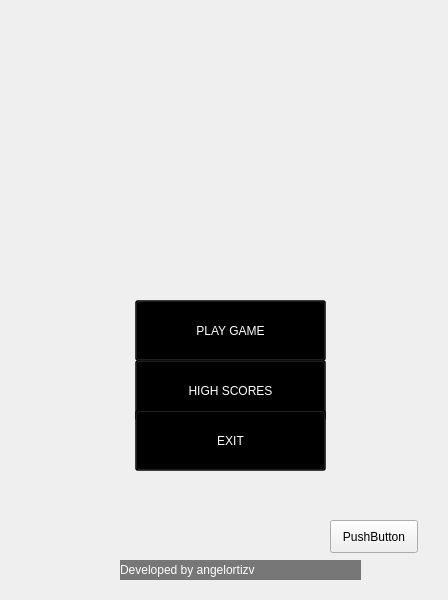
<?xml version="1.0" encoding="UTF-8"?>
<ui version="4.0">
 <class>MainWindow</class>
 <widget class="QMainWindow" name="MainWindow">
  <property name="geometry">
   <rect>
    <x>0</x>
    <y>0</y>
    <width>448</width>
    <height>600</height>
   </rect>
  </property>
  <property name="windowTitle">
   <string>Home | Pacman</string>
  </property>
  <property name="windowIcon">
   <iconset resource="../imgresources.qrc">
    <normaloff>:/img/pacman/1.png</normaloff>:/img/pacman/1.png</iconset>
  </property>
  <widget class="QWidget" name="centralWidget">
   <widget class="QLabel" name="background_label">
    <property name="geometry">
     <rect>
      <x>0</x>
      <y>0</y>
      <width>448</width>
      <height>600</height>
     </rect>
    </property>
    <property name="styleSheet">
     <string notr="true">background-image: url(:/img/background);</string>
    </property>
    <property name="text">
     <string/>
    </property>
   </widget>
   <widget class="QLabel" name="logo_label">
    <property name="geometry">
     <rect>
      <x>60</x>
      <y>20</y>
      <width>331</width>
      <height>121</height>
     </rect>
    </property>
    <property name="styleSheet">
     <string notr="true">image: url(:/img/pacman_logo);</string>
    </property>
    <property name="text">
     <string/>
    </property>
   </widget>
   <widget class="QLabel" name="initial_gif_label">
    <property name="geometry">
     <rect>
      <x>20</x>
      <y>170</y>
      <width>411</width>
      <height>81</height>
     </rect>
    </property>
    <property name="styleSheet">
     <string notr="true"/>
    </property>
    <property name="text">
     <string/>
    </property>
   </widget>
   <widget class="QLabel" name="developer_label">
    <property name="geometry">
     <rect>
      <x>120</x>
      <y>560</y>
      <width>241</width>
      <height>20</height>
     </rect>
    </property>
    <property name="styleSheet">
     <string notr="true">background-color: rgba(0, 0, 0, 128);
color: rgb(255, 255, 255);</string>
    </property>
    <property name="text">
     <string>Developed by angelortizv</string>
    </property>
   </widget>
   <widget class="QPushButton" name="playgame_button">
    <property name="geometry">
     <rect>
      <x>135</x>
      <y>300</y>
      <width>191</width>
      <height>61</height>
     </rect>
    </property>
    <property name="styleSheet">
     <string notr="true">background-color: rgba(0, 0, 0, 128);
color: rgb(255, 255, 255);</string>
    </property>
    <property name="text">
     <string>PLAY GAME</string>
    </property>
   </widget>
   <widget class="QPushButton" name="highscores_button">
    <property name="geometry">
     <rect>
      <x>135</x>
      <y>360</y>
      <width>191</width>
      <height>61</height>
     </rect>
    </property>
    <property name="styleSheet">
     <string notr="true">
background-color: rgba(0, 0, 0, 128);
color: rgb(255, 255, 255);</string>
    </property>
    <property name="text">
     <string>HIGH SCORES</string>
    </property>
   </widget>
   <widget class="QPushButton" name="quit_button">
    <property name="geometry">
     <rect>
      <x>135</x>
      <y>410</y>
      <width>191</width>
      <height>61</height>
     </rect>
    </property>
    <property name="styleSheet">
     <string notr="true">
background-color: rgba(0, 0, 0, 128);
color: rgb(255, 255, 255);</string>
    </property>
    <property name="text">
     <string>EXIT</string>
    </property>
   </widget>
   <widget class="QPushButton" name="pushButton">
    <property name="geometry">
     <rect>
      <x>330</x>
      <y>520</y>
      <width>88</width>
      <height>33</height>
     </rect>
    </property>
    <property name="text">
     <string>PushButton</string>
    </property>
   </widget>
  </widget>
 </widget>
 <layoutdefault spacing="6" margin="11"/>
 <resources>
  <include location="../imgresources.qrc"/>
 </resources>
 <connections/>
</ui>
